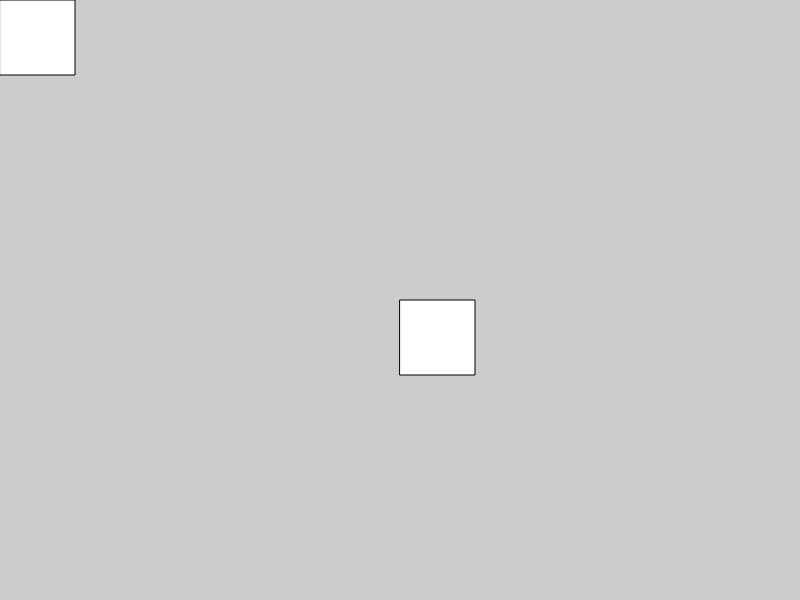
Frame 1 (no input)
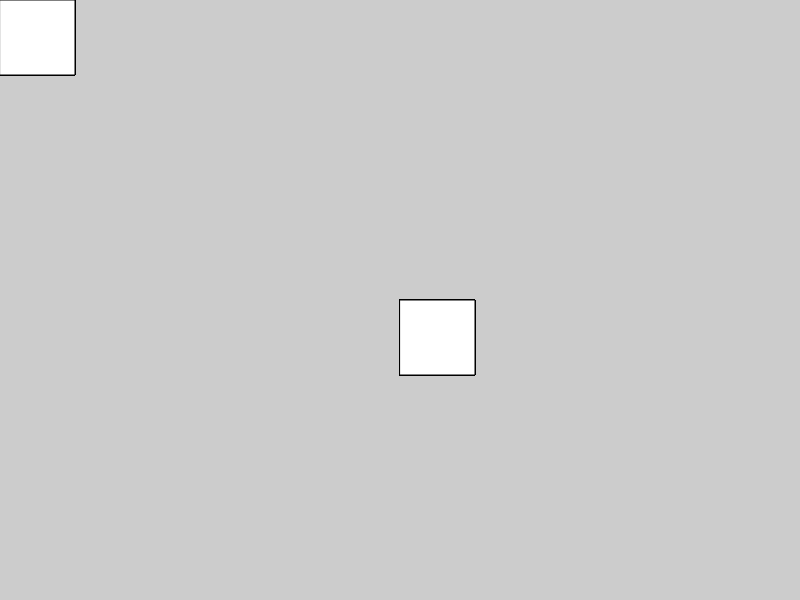
Frame 60 (no input)
Frame 120 (the mouse pressed at the canvas centre since frame 60): identical to frame 60, image omitted

The p5.js sketch that drew these frames (run headless with seeded random() and noise() and a simulated clock; from frame 60 on, the mouse is pressed at the canvas centre):

// p5.js sketch
// ── sketch.js
function setup() {
  createCanvas(800,600);
  background(204)
}

function draw() {
  push();
  translate(width/2,height/2);
  rect(0,0,75,75);
  pop();
  rect(0,0,75,75);
  
}
